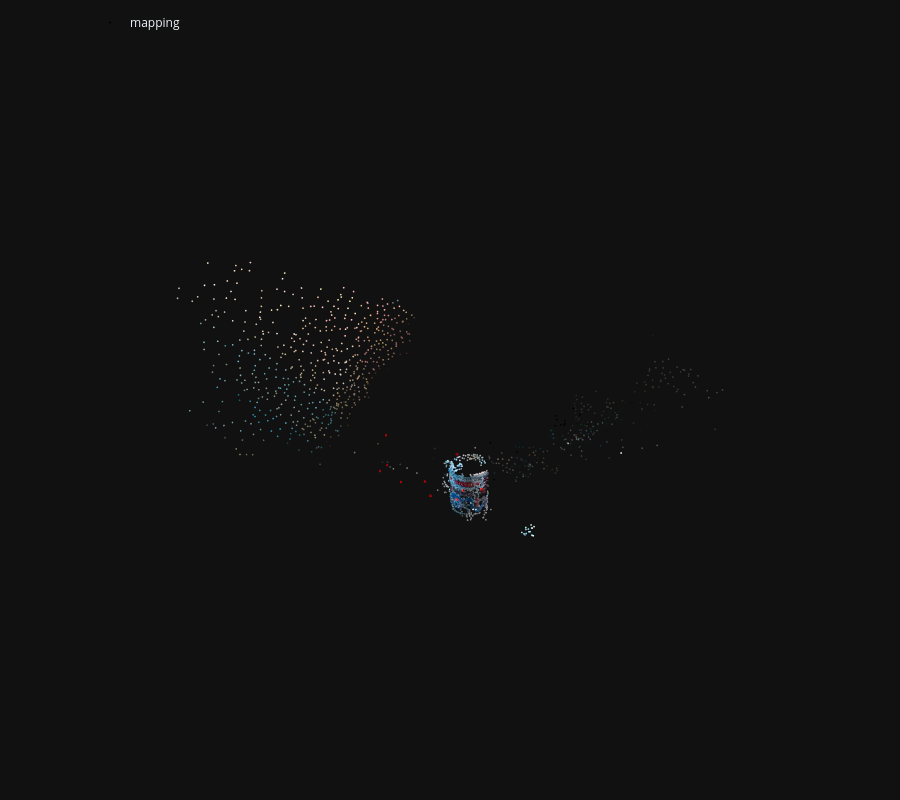

Write notebook code for a chart like this one.
### Markdown cell above
and display the reconstructed 3D model:

### Code cell
fig = viz_3d.init_figure()
viz_3d.plot_reconstruction(fig, model, color='rgba(255,0,0,0.5)', name="mapping", points_rgb=True)
fig.show()

### Figure 1 — Plotly figure (JSON) as saved in the notebook; plotly's stock layout.template omitted (floating-point values rounded to 4 significant figures; data arrays with more than 128 entries replaced by an {"elided": "..."} marker saying what was removed)
{"data": [{"legendgroup": "mapping", "marker": {"color": {"elided": "2251x3 int values"}, "line": {"width": 0}, "size": 1}, "mode": "markers", "name": "mapping", "type": "scatter3d", "x": {"elided": "2251 float values"}, "y": {"elided": "2251 float values"}, "z": {"elided": "2251 float values"}}, {"hovertemplate": "Image(image_id=1, camera_id=1, name=\"mapping/rgb_5162454790208.png\", triangulated=917/1642)", "legendgroup": "mapping", "line": {"color": "rgba(255,0,0,0.5)", "width": 1}, "mode": "lines", "name": "1", "showlegend": false, "type": "scatter3d", "x": [0.2722, 0.2818, 0.4028, 0.2722, 0.4028, 0.3661, 0.2722, 0.3661, 0.245, 0.2722, 0.245, 0.2818], "y": [0.4809, 0.4122, 0.4597, 0.4809, 0.4597, 0.5705, 0.4809, 0.5705, 0.523, 0.4809, 0.523, 0.4122], "z": [-0.1141, 0.002537, -0.08406, -0.1141, -0.08406, -0.07459, -0.1141, -0.07459, 0.01201, -0.1141, 0.01201, 0.002537]}, {"hovertemplate": "Image(image_id=2, camera_id=2, name=\"mapping/rgb_5169391449117.png\", triangulated=880/1769)", "legendgroup": "mapping", "line": {"color": "rgba(255,0,0,0.5)", "width": 1}, "mode": "lines", "name": "2", "showlegend": false, "type": "scatter3d", "x": [-1.392, -1.35, -1.259, -1.392, -1.259, -1.289, -1.392, -1.289, -1.38, -1.392, -1.38, -1.35], "y": [0.5933, 0.5154, 0.5705, 0.5933, 0.5705, 0.68, 0.5933, 0.68, 0.6249, 0.5933, 0.6249, 0.5154], "z": [1.423, 1.525, 1.411, 1.423, 1.411, 1.439, 1.423, 1.439, 1.554, 1.423, 1.554, 1.525]}, {"hovertemplate": "Image(image_id=3, camera_id=3, name=\"mapping/rgb_5171657061752.png\", triangulated=702/1569)", "legendgroup": "mapping", "line": {"color": "rgba(255,0,0,0.5)", "width": 1}, "mode": "lines", "name": "3", "showlegend": false, "type": "scatter3d", "x": [-2.826, -2.75, -2.7, -2.826, -2.7, -2.736, -2.826, -2.736, -2.786, -2.826, -2.786, -2.75], "y": [-0.09782, -0.1628, -0.1057, -0.09782, -0.1057, 0.001231, -0.09782, 0.001231, -0.05578, -0.09782, -0.05578, -0.1628], "z": [2.828, 2.918, 2.781, 2.828, 2.781, 2.812, 2.828, 2.812, 2.949, 2.828, 2.949, 2.918]}, {"hovertemplate": "Image(image_id=4, camera_id=4, name=\"mapping/rgb_5174256413226.png\", triangulated=597/1759)", "legendgroup": "mapping", "line": {"color": "rgba(255,0,0,0.5)", "width": 1}, "mode": "lines", "name": "4", "showlegend": false, "type": "scatter3d", "x": [-2.334, -2.235, -2.22, -2.334, -2.22, -2.261, -2.334, -2.261, -2.276, -2.334, -2.276, -2.235], "y": [-0.4361, -0.4921, -0.4292, -0.4361, -0.4292, -0.3273, -0.4361, -0.3273, -0.3902, -0.4361, -0.3902, -0.4921], "z": [4.233, 4.304, 4.162, 4.233, 4.162, 4.203, 4.233, 4.203, 4.345, 4.233, 4.345, 4.304]}, {"hovertemplate": "Image(image_id=5, camera_id=5, name=\"mapping/rgb_5177892147053.png\", triangulated=326/1774)", "legendgroup": "mapping", "line": {"color": "rgba(255,0,0,0.5)", "width": 1}, "mode": "lines", "name": "5", "showlegend": false, "type": "scatter3d", "x": [-2.409, -2.291, -2.3, -2.409, -2.3, -2.361, -2.409, -2.361, -2.351, -2.409, -2.351, -2.291], "y": [-2.491, -2.526, -2.449, -2.491, -2.449, -2.363, -2.491, -2.363, -2.44, -2.491, -2.44, -2.526], "z": [4.535, 4.597, 4.461, 4.535, 4.461, 4.514, 4.535, 4.514, 4.649, 4.535, 4.649, 4.597]}, {"hovertemplate": "Image(image_id=6, camera_id=6, name=\"mapping/rgb_5181425351259.png\", triangulated=1150/1720)", "legendgroup": "mapping", "line": {"color": "rgba(255,0,0,0.5)", "width": 1}, "mode": "lines", "name": "6", "showlegend": false, "type": "scatter3d", "x": [0.6796, 0.6354, 0.7854, 0.6796, 0.7854, 0.7654, 0.6796, 0.7654, 0.6153, 0.6796, 0.6153, 0.6354], "y": [1.371, 1.297, 1.325, 1.371, 1.325, 1.44, 1.371, 1.44, 1.412, 1.371, 1.412, 1.297], "z": [-2.223, -2.118, -2.151, -2.223, -2.151, -2.144, -2.223, -2.144, -2.111, -2.223, -2.111, -2.118]}, {"hovertemplate": "Image(image_id=7, camera_id=7, name=\"mapping/rgb_5183861685553.png\", triangulated=1266/1622)", "legendgroup": "mapping", "line": {"color": "rgba(255,0,0,0.5)", "width": 1}, "mode": "lines", "name": "7", "showlegend": false, "type": "scatter3d", "x": [2.53, 2.457, 2.613, 2.53, 2.613, 2.606, 2.53, 2.606, 2.45, 2.53, 2.45, 2.457], "y": [1.594, 1.53, 1.539, 1.594, 1.539, 1.656, 1.594, 1.656, 1.646, 1.594, 1.646, 1.53], "z": [-2.955, -2.86, -2.861, -2.955, -2.861, -2.859, -2.955, -2.859, -2.858, -2.955, -2.858, -2.86]}, {"hovertemplate": "Image(image_id=8, camera_id=8, name=\"mapping/rgb_5185892897071.png\", triangulated=1617/1992)", "legendgroup": "mapping", "line": {"color": "rgba(255,0,0,0.5)", "width": 1}, "mode": "lines", "name": "8", "showlegend": false, "type": "scatter3d", "x": [2.955, 2.874, 3.03, 2.955, 3.03, 3.03, 2.955, 3.03, 2.874, 2.955, 2.874, 2.874], "y": [1.078, 1.019, 1.019, 1.078, 1.019, 1.136, 1.078, 1.136, 1.137, 1.078, 1.137, 1.019], "z": [-0.9162, -0.8235, -0.8188, -0.9162, -0.8188, -0.8189, -0.9162, -0.8189, -0.8236, -0.9162, -0.8236, -0.8235]}, {"hovertemplate": "Image(image_id=9, camera_id=9, name=\"mapping/rgb_5188693916393.png\", triangulated=1286/2070)", "legendgroup": "mapping", "line": {"color": "rgba(255,0,0,0.5)", "width": 1}, "mode": "lines", "name": "9", "showlegend": false, "type": "scatter3d", "x": [4.208, 4.109, 4.262, 4.208, 4.262, 4.273, 4.208, 4.273, 4.12, 4.208, 4.12, 4.109], "y": [1.013, 0.9626, 0.9476, 1.013, 0.9476, 1.064, 1.013, 1.064, 1.079, 1.013, 1.079, 0.9626], "z": [-0.2748, -0.1958, -0.1678, -0.2748, -0.1678, -0.1663, -0.2748, -0.1663, -0.1942, -0.2748, -0.1942, -0.1958]}, {"hovertemplate": "Image(image_id=10, camera_id=10, name=\"mapping/rgb_5193428791397.png\", triangulated=425/1996)", "legendgroup": "mapping", "line": {"color": "rgba(255,0,0,0.5)", "width": 1}, "mode": "lines", "name": "10", "showlegend": false, "type": "scatter3d", "x": [2.525, 2.453, 2.609, 2.525, 2.609, 2.609, 2.525, 2.609, 2.453, 2.525, 2.453, 2.453], "y": [-1.511, -1.516, -1.52, -1.511, -1.52, -1.417, -1.511, -1.417, -1.413, -1.511, -1.413, -1.516], "z": [-2.0, -1.883, -1.893, -2.0, -1.893, -1.948, -2.0, -1.948, -1.938, -2.0, -1.938, -1.883]}], "layout": {"height": 800, "legend": {"orientation": "h", "x": 0.1, "xanchor": "left", "y": 0.99, "yanchor": "top"}, "margin": {"b": 0, "l": 0, "pad": 0, "r": 0, "t": 0}, "scene": {"aspectmode": "data", "camera": {"eye": {"x": 0, "y": -0.1, "z": -2}, "projection": {"type": "orthographic"}, "up": {"x": 0, "y": -1, "z": 0}}, "dragmode": "orbit", "xaxis": {"autorange": true, "showbackground": false, "showgrid": false, "showline": false, "showticklabels": true, "visible": false}, "yaxis": {"autorange": true, "showbackground": false, "showgrid": false, "showline": false, "showticklabels": true, "visible": false}, "zaxis": {"autorange": true, "showbackground": false, "showgrid": false, "showline": false, "showticklabels": true, "visible": false}}}}
